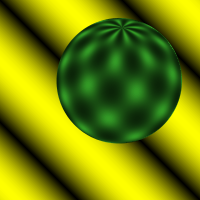
#> input picture opticalFlow/sphere/sphere.0.bmp, 200 x 200 px; its folder holds 4 pictures in this run; the run also reads 1 picture not shown here
$ python LKOPtest.py
#> lines starting #> are read from the running program, lines starting #| are printed output that depends on the picture
"""
reference : https://github.com/ablarry91/Optical-Flow-LucasKanade-HornSchunck
"""

import cv2
import numpy as np
from matplotlib import pyplot as plt
import time


def compareGraphs(imgOld, imgNew, POI, V):
    plt.imshow(imgNew,cmap = 'gray')
    plt.scatter(POI[:,0,1],POI[:,0,0])
    for i in range(len(POI)):
        plt.arrow(POI[i,0,1],POI[i,0,0],V[i,1]*1,V[i,0]*1, color = 'red')

    plt.show()

def buildA(img, centerX, centerY, kernelSize):
    mean = kernelSize//2
    count = 0
    home = int(img[centerY, centerX])

    A = np.zeros([kernelSize**2, 2])

    for j in range(-mean,mean+1):
        for i in range(-mean,mean+1):
            if i == 0:
                Ax = 0
            else:
                Ax = (home - img[centerY+j, centerX+i])/i
            if j == 0:
                Ay = 0
            else:
                Ay = (home - img[centerY+j, centerX+i])/j

            A[count] = np.array([Ay, Ax])
            count += 1


    return A

def buildB(imgNew, imgOld, centerX, centerY, kernelSize):
    mean = kernelSize//2
    count = 0
    home = imgNew[centerY, centerX]

    B = np.zeros([kernelSize**2])

    for j in range(-mean,mean+1):
        for i in range(-mean,mean+1):
            Bt = int(imgNew[centerY+j,centerX+i]) - int(imgOld[centerY+j, centerX+i])
            B[count] = Bt
            count += 1

    return B

def gaussianWeight(kernelSize, even=False):
    if even == True:
        weight = np.ones([kernelSize, kernelSize])

        weight = weight.reshape((1,kernelSize**2))

        weight = np.array(weight)[0]

        weight = np.diag(weight)

        return weight

    SIGMA = 1
    CORRELATION = 0
    weight = np.zeros([kernelSize,kernelSize])
    cpt = kernelSize%2+kernelSize//2
    for i in range(len(weight)):
        for j in range(len(weight)):
            ptx = i + 1
            pty = j + 1
            weight[i,j] = 1/(2*np.pi*SIGMA**2)/(1-CORRELATION**2)**.5*np.exp(-1/(2*(1-CORRELATION**2))*((ptx-cpt)**2+(pty-cpt)**2)/(SIGMA**2))

    weight = weight.reshape((1,kernelSize**2))
    weight = np.array(weight)[0]
    weight = np.diag(weight)

    return weight

def getPOI(xSize, ySize, kernelSize):

    mean = kernelSize//2
    xPos = mean
    yPos = mean

    xStep = (xSize-mean)//kernelSize
    yStep = (ySize-mean)//kernelSize
    length = xStep*yStep
    POI = np.zeros([length,1,2])
    count = 0
    for i in range(yStep):
        for j in range(xStep):
            POI[count,0,1] = xPos
            POI[count,0,0] = yPos
            xPos += kernelSize
            count += 1
        xPos = mean
        yPos += kernelSize


    POI = POI.astype(int)
    return POI
def LK():

    KERNEL = 5
    FILTER = 7

    count = 0

    #directory = 'box/box.'
    #directory = 'office/office.'
    #directory = 'rubic/rubic.'
    directory = 'sphere/sphere.'
    fileName = directory + str(count) + '.bmp'
    imgOld = cv2.imread(fileName,0)
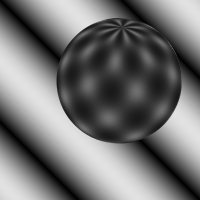
#> imgOld: shape (200, 200); min 0, max 225, mean 114.4
    imgOld = cv2.GaussianBlur(imgOld,(FILTER,FILTER),1)

    POI = getPOI(200,200,KERNEL)

# [5 lines of commented-out code are left out]

    W = gaussianWeight(KERNEL,even=True)

# [5 lines of commented-out code are left out]

    while True:

        count += 1
        imgNew = cv2.imread(directory + str(count) + '.bmp',0)
#> imgNew: shape (200, 200); min 0, max 225, mean 114.4
        imgNew = cv2.GaussianBlur(imgNew,(FILTER,FILTER),1)

        try:
            if imgNew.any():
                print('it exists')
                pass
        except:
            print('it doesnt exist')
            break


        V = np.zeros([(POI.shape)[0],2])

        for i in range(len(POI)):
            A = buildA(imgNew, POI[i][0][1], POI[i][0][0], KERNEL)
            B = buildB(imgNew, imgOld, POI[i][0][1], POI[i][0][0], KERNEL)

            try:
                Vpt = np.matrix((A.T).dot(W**2).dot(A)).I.dot(A.T).dot(W**2).dot(B)
                print(Vpt)
                V[i,0] = Vpt[0,0]
                V[i,1] = Vpt[0,1]
            except:
                pass
#> this loop made 1521 passes
#| [[0. 0.]]
#| [[0. 0.]]
#| [[0. 0.]]
#| [[0. 0.]]
#| [[0. 0.]]
#| [[0. 0.]]
#| [[0. 0.]]
#| [[0. 0.]]
#> (further printed lines are left out)
#> after the loop, V = 1521 pairs, first value -1.16 to 1.23, second value -0.413 to 2.96

        compareGraphs(imgOld,imgNew, POI, V)
#> in compareGraphs, `plt.show()`:
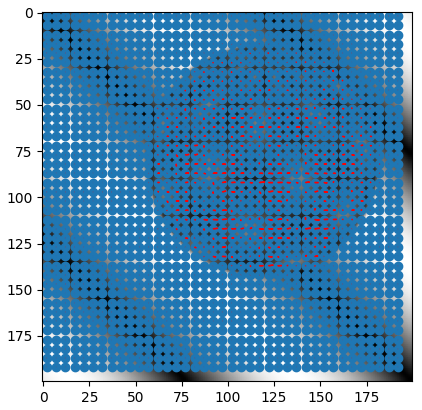
#> figure drawn by matplotlib, 1 panel

        if count == 2:
            break

        imgOld = imgNew
        POI = getPOI(200,200,KERNEL)

#> (the run stopped early here; a loop or call above may not have finished)
